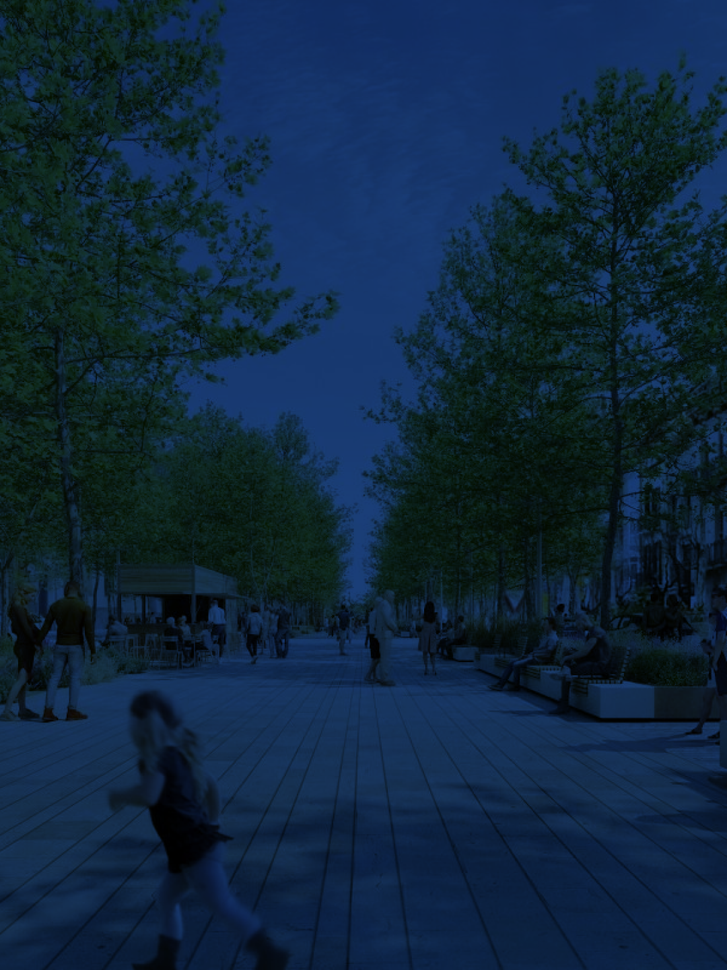
#> input picture assets/investigacio.png, 727 x 970 px, shrunk from 1080 x 1440 before the run
$ python -i optimize-static-images.py   (imports and definitions only)
#> lines starting #> are read from the running program, lines starting #| are printed output that depends on the picture
#!/usr/bin/env python3
"""Build lightweight social previews and a compact multi-size favicon."""

from pathlib import Path

from PIL import Image


ROOT = Path(__file__).resolve().parents[1]
INVESTIGATION_ASSETS = ROOT / "assets" / "investigacio"
FAVICON_PNG = ROOT / "favicon-48x48.png"
FAVICON_ICO = ROOT / "favicon.ico"


def rgb_image(image: Image.Image) -> Image.Image:
    if image.mode in {"RGBA", "LA"}:
        rgba = image.convert("RGBA")
        background = Image.new("RGBA", rgba.size, "#f7f5ef")
        return Image.alpha_composite(background, rgba).convert("RGB")
    return image.convert("RGB")


def build_social_previews() -> None:
    for webp_path in sorted(INVESTIGATION_ASSETS.glob("*.webp")):
        png_path = webp_path.with_suffix(".png")
        source_path = png_path if png_path.exists() else webp_path
        output_path = webp_path.with_name(f"{webp_path.stem}-og.jpg")
        with Image.open(source_path) as source:
            rgb_image(source).save(
                output_path,
                "JPEG",
                quality=84,
                optimize=True,
                progressive=True,
                subsampling="4:2:0",
            )
        print(f"Built {output_path.relative_to(ROOT)}")


def build_favicon() -> None:
    with Image.open(FAVICON_PNG) as source:
        source.convert("RGBA").save(
            FAVICON_ICO,
            format="ICO",
            sizes=[(16, 16), (32, 32), (48, 48)],
        )
    print(f"Built {FAVICON_ICO.relative_to(ROOT)}")


# [3 lines not run here, left out]

>>> from PIL import Image
>>> picture = Image.open('../assets/investigacio.png')
#> picture is the input picture: PIL image 727x970 RGBA; mean R, G, B, A 15.2, 38.3, 61.2, 255
>>> result = rgb_image(picture)
#> in rgb_image, `background = Image.new("RGBA", rgba.size, "#f7f5ef")`:
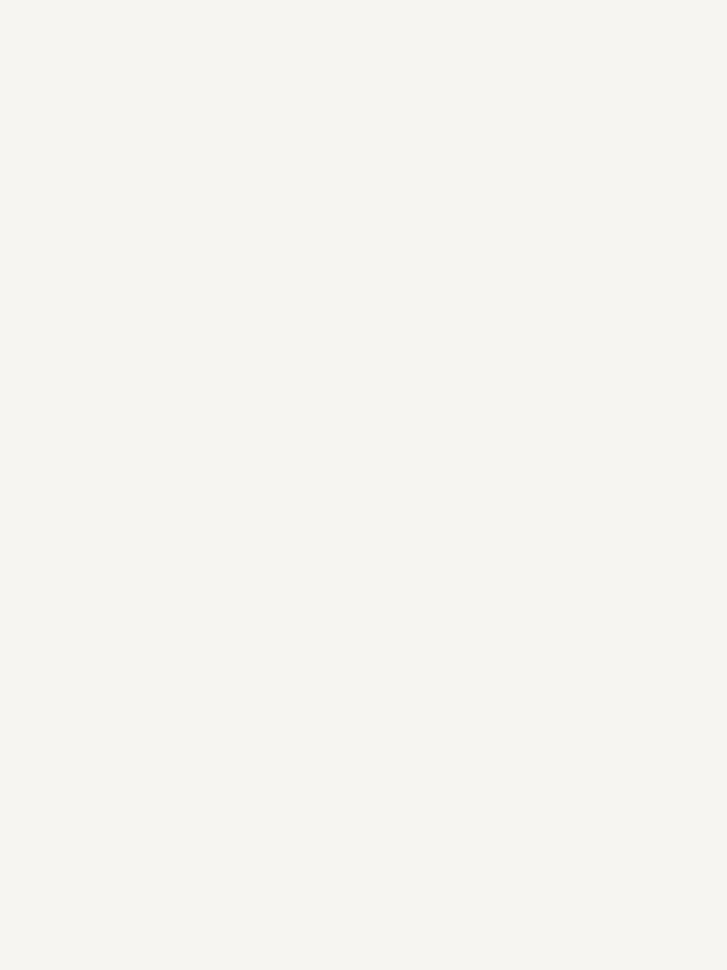
#> background: PIL image 727x970 RGBA; mean R, G, B, A 247, 245, 239, 255
